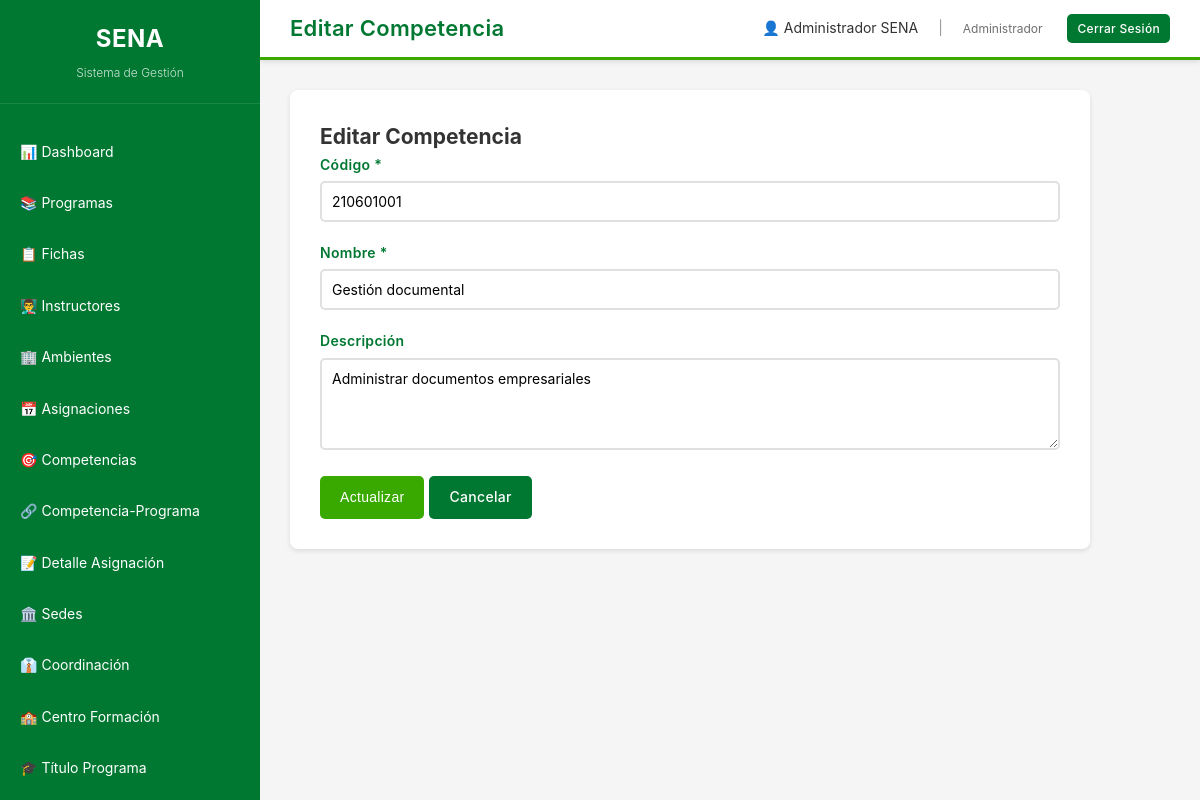
Screenshot of /views/competencia/editar.php?id=2 (signed in) with the database file from the repository.
### tables this page shows
CREATE TABLE competencia (
    id INT PRIMARY KEY AUTO_INCREMENT,
    codigo VARCHAR(50) UNIQUE NOT NULL,
    nombre VARCHAR(255) NOT NULL,
    descripcion TEXT,
    created_at TIMESTAMP DEFAULT CURRENT_TIMESTAMP
);

### conexion.php (called while the page is built, shortened)
<?php
class Database {
    private static $instance = null;
    private $conn;
    private function __construct() {
        try {
            $this->conn = new PDO(
                "mysql:host=" . DB_HOST . ";dbname=" . DB_NAME . ";charset=utf8mb4",
                DB_USER,
                DB_PASS,
                [
                    PDO::ATTR_ERRMODE => PDO::ERRMODE_EXCEPTION,
                    PDO::ATTR_DEFAULT_FETCH_MODE => PDO::FETCH_ASSOC,
                    PDO::ATTR_EMULATE_PREPARES => false,
                    PDO::MYSQL_ATTR_INIT_COMMAND => "SET NAMES utf8mb4 COLLATE utf8mb4_unicode_ci"
                ]
            );
            $this->conn->exec("SET CHARACTER SET utf8mb4");
            $this->conn->exec("SET NAMES utf8mb4");
        } catch(PDOException $e) {
            die("Error de conexión: " . $e->getMessage());
        }
    }
    public static function getInstance() {
        if (self::$instance === null) {
            self::$instance = new self();
        }
        return self::$instance;
    }
    public function getConnection() {
        return $this->conn;
    }
}
?>

### model/CompetenciaModel.php (called while the page is built, shortened)
<?php
require_once __DIR__ . '/../conexion.php';
class CompetenciaModel {
    private $conn;
    public function __construct() {
        $this->conn = Database::getInstance()->getConnection();
    }
    public function getById($id) {
        $stmt = $this->conn->prepare("SELECT * FROM competencia WHERE id = ?");
        $stmt->execute([$id]);
        return $stmt->fetch();
    }
}
?>

### views/competencia/editar.php (the view)
<?php require_once __DIR__ . '/../../model/CompetenciaModel.php'; $model = new CompetenciaModel(); $id = $_GET['id']; $registro = $model->getById($id); if ($_SERVER['REQUEST_METHOD'] === 'POST') { $model->update($id, $_POST); header('Location: index.php?msg=actualizado'); exit; } $pageTitle = "Editar Competencia"; include __DIR__ . '/../layout/header.php'; include __DIR__ . '/../layout/sidebar.php'; ?>
<div class="main-content"><div class="form-container"><h2>Editar Competencia</h2><form method="POST"><div class="form-group"><label>Código *</label><input type="text" name="codigo" class="form-control" value="<?php echo $registro['codigo']; ?>" required></div><div class="form-group"><label>Nombre *</label><input type="text" name="nombre" class="form-control" value="<?php echo $registro['nombre']; ?>" required></div><div class="form-group"><label>Descripción</label><textarea name="descripcion" class="form-control" rows="4"><?php echo $registro['descripcion']; ?></textarea></div><div class="btn-group"><button type="submit" class="btn btn-primary">Actualizar</button><a href="index.php" class="btn btn-secondary">Cancelar</a></div></form></div></div><?php include __DIR__ . '/../layout/footer.php'; ?>

### assets/css/styles.css (style rules this page uses)
:root { --verde-principal: #39A900; --verde-secundario: #007832; --verde-hover: #005a25; --blanco: #ffffff; --gris-claro: #f5f5f5; --gris-medio: #e0e0e0; --gris-texto: #333333; }
* { margin: 0; padding: 0; box-sizing: border-box; }
html { -webkit-font-smoothing: antialiased; -moz-osx-font-smoothing: grayscale; text-rendering: optimizeLegibility; }
body { font-family: 'Poppins', -apple-system, BlinkMacSystemFont, 'Segoe UI', 'Roboto', 'Oxygen', 'Ubuntu', 'Cantarell', sans-serif; background-color: var(--gris-claro); color: var(--gris-texto); -webkit-font-smoothing: antialiased; -moz-osx-font-smoothing: grayscale; font-size: 14px; line-height: 1.6; font-weight: 400; }
.main-content { margin-left: 260px; margin-top: 60px; padding: 30px; min-height: calc(100vh - 60px); }
.btn { padding: 10px 20px; border: none; border-radius: 5px; cursor: pointer; text-decoration: none; display: inline-block; transition: all 0.3s; font-size: 14px; font-weight: 500; letter-spacing: 0.3px; }
.btn-primary { background-color: var(--verde-principal); color: var(--blanco); }
.btn-secondary { background-color: var(--verde-secundario); color: var(--blanco); }
.btn-group { display: flex; gap: 5px; }
.form-container { background: var(--blanco); padding: 30px; border-radius: 8px; box-shadow: 0 2px 5px rgba(0,0,0,0.1); max-width: 800px; }
.form-group { margin-bottom: 20px; }
.form-group label { display: block; margin-bottom: 5px; color: var(--verde-secundario); font-weight: 600; letter-spacing: 0.3px; }
.form-control { width: 100%; padding: 10px; border: 2px solid var(--gris-medio); border-radius: 5px; font-size: 14px; font-family: inherit; transition: border-color 0.3s; }

### rows the page displays
competencia: codigo "210601001", nombre "Gestión documental", descripcion "Administrar documentos empresariales"

### other values shown
$pageTitle "Editar Competencia"
$_SESSION['usuario_nombre'] "Administrador SENA"
$_SESSION['usuario_rol'] "Administrador"
